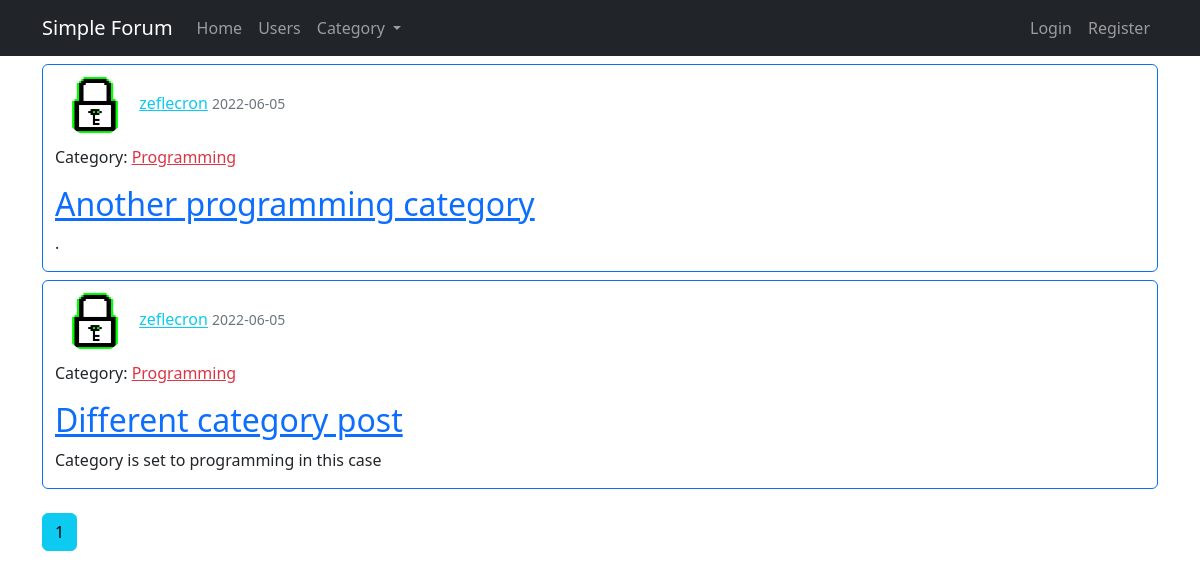
/category/Programming, run on the app's committed database.
### models.py (models this page shows, shortened)
class Post(db.Model):
    id = db.Column(db.Integer, primary_key=True)
    title = db.Column(db.String(100), nullable=False)
    date_posted = db.Column(db.DateTime, nullable=False,
                            default=datetime.utcnow)
    content = db.Column(db.Text, nullable=False)
    category = db.Column(db.String(20), nullable=False)
    status = db.Column(db.String(10), nullable=False, default='unlock')
    user_id = db.Column(db.Integer, db.ForeignKey('user.id'), nullable=False)
    comments = db.relationship('Comment', cascade='all, delete',
                               backref='post_comment', lazy=True)

class User(db.Model, UserMixin):
    id = db.Column(db.Integer, primary_key=True)
    username = db.Column(db.String(20), unique=True, nullable=False)
    email = db.Column(db.String(100), unique=True, nullable=False)
    password = db.Column(db.String(20), nullable=False)
    prof_pic = db.Column(db.String(60), nullable=False, default='default.png')
    date_created = db.Column(db.DateTime, nullable=False,
                             default=datetime.utcnow)
    description = db.Column(db.String(80), nullable=True, default='')
    role = db.Column(db.String(10), nullable=False, default='member')
    posts = db.relationship('Post', backref='user_post', lazy=True)
    comments = db.relationship('Comment', backref='user_comment', lazy=True)

### routes.py (the view)
@app.route("/category/<string:category>")
def category(category):
    page = request.args.get('page', 1, type=int)
    posts = Post.query.filter_by(category=category) \
        .order_by(Post.date_posted.desc()) \
        .paginate(page=page, per_page=10)
    return render_template('category.html',
                           title='category: <string:category', posts=posts)

### templates/category.html (shortened to what this page needs)
{% extends "layout.html" %}
{% block content %}
    <div class="container">
        {% for post in posts.items %}
            <div class="container border border-primary rounded mt-2">
                <img class="rounded-circle home-img p-2" src="{{ url_for('static', filename='prof_pics/' + post.user_post.prof_pic) }}">
                <a class="text-info" href="{{ url_for('view_user', username=post.user_post.username) }}">{{ post.user_post.username }}</a>
                <small class="text-muted">{{ post.date_posted.strftime('%Y-%m-%d') }}</small>
                <p>Category:
                    <a class="text-danger" href="{{ url_for('category', category=post.category) }}">{{ post.category }}</a>
                </p>
                <h2>
                    <a class="text-primary overflow-hidden" href="{{ url_for('view_post', post_id=post.id) }}">{{ post.title }}</a>
                </h2>
                <p class="overflow-hidden">{{ post.content }}</p>
            </div>
        {% endfor %}
        {% for page_num in posts.iter_pages(left_edge=1, right_edge=1, left_current=1, right_current=2) %}
            {% if page_num %}
                {% if posts.page == page_num %}
                    <a class="btn btn-info mt-4 mb-4" href="{{ url_for('home', page=page_num) }}">{{ page_num }}</a>
                {% else %}
                    <a class="btn btn-outline-info mt-4 mb-4" href="{{ url_for('home', page=page_num) }}">{{ page_num }}</a>
                {% endif %}
            {% else %}
                <span class="fs-1 text-info">...</span>
            {% endif %}
        {% endfor %}
    </div>
{% endblock content %}

### static/style.css (style rules this page uses)
.home-img { width: 5em; height: 5em; overflow: hidden; }

### data on the page
Post: prof_pic (picture), user_post.username "zeflecron", date_posted "2022-06-05", category "Programming", title "Another programming category", content "."
Post: prof_pic (picture), user_post.username "zeflecron", date_posted "2022-06-05", category "Programming", title "Different category post", content "Category is set to programming in this case"

### other printed values
{{ page_num }} "1"
